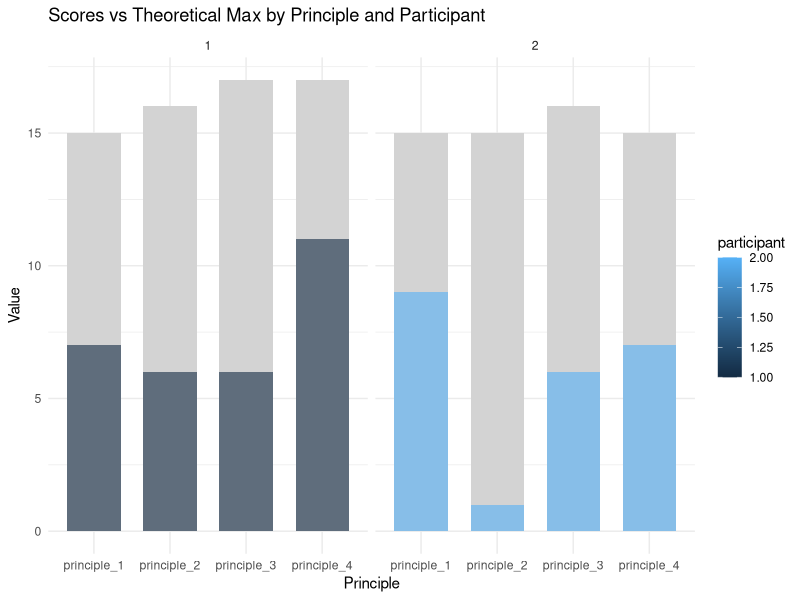

Reproduce this figure in R.
## ---- chunk 1
knitr::opts_chunk$set(echo = TRUE)

# Install packages if needed...
library(dplyr)
library(tidyr)
library(ggplot2)


## ---- chunk 2

# Set the path to your logfiles directory
file_path <- 'logfiles/'

# Get a list of all CSV files in the directory
files <- list.files(file_path, pattern = "*.csv", full.names = TRUE)

# Read and combine all CSV files into a single data frame
combined_data <- do.call(rbind, lapply(files, read.csv))

## ---- chunk 3

# Renaming and starting trial order from 1 instead of 0
combined_data$Trial_Number <- combined_data$X+1
combined_data$X <- NULL


# Remove "Pictures/" and ".mp4" from the Tactic column
combined_data$Tactic <- gsub("Pictures/|\\.mp4$", "", combined_data$Tactic)

mapping <- c(
  "1" = "Highest free man",
  "2" = "Link out",
  "3" = "Switch play to open lines",
  "4" = "Pass it over the opponent"
)

combined_data$Highest_Priority <- mapping[
  as.character(as.numeric(gsub(".*_(\\d+)$", "\\1", combined_data$Tactic)))
]


## ---- chunk 4
## Testing ## 

# generating toy data:
#highest_prio <- sample(1:4, 100, replace = TRUE)
#answer <- sample(c(round(runif(85,1,4),0),round(runif(15,5,8),0)))
#participant <- c(rep(1, 50), rep(2, 50))
highest_prio <- c(1,1,1,1,1,2,2,2,2,2,3,3,3,3,3,4,4,4,4,4,1,1,1,1,1,2,2,2,2,2,3,3,3,3,3,4,4,4,4,4)
answer <- c(2,1,1,3,1,2,2,2,4,3,3,5,6,3,4,4,4,4,6,7,1,1,1,1,1,5,5,5,2,3,6,8,3,3,3,4,4,4,7,7)
participant <- c(rep(1, 20), rep(2, 20))

test <- data.frame(participant,highest_prio,answer)
#table(highest_prio)
#table(answer)
#test %>% group_by(participant) %>% count(answer)
#test %>% group_by(participant, answer) %>% count(highest_prio)


## Max scores for each participant in 2 steps ## 

# Step 1: Calculate base max score for each highest_prio category
base_scores <- test %>%
  group_by(participant, highest_prio) %>%
  summarise(
    base_score = 3 * n(),  # 3 times the occurrence of each highest_prio
    .groups = 'drop'
  ) %>%
  rename(principle = highest_prio)


# Step 2: Add additional points for mismatches based on answer (non-first priority answers that's still considered 'good')
mismatch_scores <- test %>%
  filter(answer %in% c(2, 3, 4) & answer != highest_prio) %>%  # mismatches where answer is 2, 3, or 4
  group_by(participant, answer) %>%
  summarise(
    mismatch_score = n(),  # 1 point for each mismatch, counted per answer category
    .groups = 'drop'
  ) %>%
  rename(principle = answer)

# Combine base scores and mismatch scores 
# in long format
theoretical_max_scores_long <- base_scores %>%
  full_join(mismatch_scores, by = c("participant", "principle")) %>%
  mutate(
    max_score = base_score + coalesce(mismatch_score, 0)  # Add mismatch_score to base_score, replace NA with 0
  ) %>%
  select(participant, principle, max_score)

# converted to wide format
theoretical_max_scores_wide <- theoretical_max_scores_long %>% 
  pivot_wider(
    names_from = principle,
    values_from = max_score,
    names_prefix = "principle_",
    values_fill = list(total_score = 0)
  )




## ---- chunk 5

## Scoring ##

# Defining a mapping for penalty relationships for the principles
penalty_map <- c(`5` = 1, `6` = 2, `7` = 3, `8` = 4)

# Calculate scores in wide format
scores_wide <- test %>%
  rowwise() %>%
  mutate(
    # Case 1: highest_prio equals answer (3 points in that category)
    score = ifelse(highest_prio == answer, 3, 0),
    
    # Case 2: highest_prio is 1, 2, or 3, and answer is in {2, 3, 4} but not equal to highest_prio (1 point in answer's category)
    score = score + ifelse(highest_prio %in% 1:3 & answer %in% 2:4 & answer != highest_prio, 1, 0),
    
    # Case 3: answer is 5, 6, 7, or 8 (deduct 2 points in mapped category)
    score = score + ifelse(answer %in% 5:8, -2, 0),
    
    # Map category for Case 3's penalty
    score_category = case_when(
      highest_prio == answer ~ highest_prio,
      highest_prio %in% 1:3 & answer %in% 2:4 & answer != highest_prio ~ answer,
      answer %in% 5:8 ~ penalty_map[as.character(answer)]
    )
  ) %>%
  ungroup() %>%
  # Select and tally scores per participant and category
  group_by(participant, score_category) %>%
  summarise(total_score = sum(score, na.rm = TRUE), .groups = 'drop') %>%
  # Convert categories into separate columns
  pivot_wider(names_from = score_category, values_from = total_score, names_prefix = "principle_", values_fill = list(total_score = 0))


# Reshape scores to long format
scores_long <- scores_wide %>%
  pivot_longer(cols = starts_with("principle"),
               names_to = "principle",
               values_to = "score") 





## ---- chunk 6

## Results ##

# calculating the percentage score for each principle in wide format.
results_wide <- scores_wide
results_wide[, -1] <- round((scores_wide[, -1] / theoretical_max_scores_wide[, -1])*100,2)


# Converting to long format
results_long <- scores_long
results_long[, 3] <- round((scores_long[, 3] / theoretical_max_scores_long[, 3])*100,2)
results_long <- results_long %>% rename(percentage=score)



## ---- chunk 7

# converting max scores to long format with matching principle column.
theoretical_max_scores_long <- theoretical_max_scores_wide %>%
  pivot_longer(cols = starts_with("principle"),
               names_to = "principle",
               values_to = "max") 


# Combine the two long dataframes
data_long <- scores_long %>% full_join(theoretical_max_scores_long, by = c("participant", "principle")) %>% 
  full_join(results_long, by = c("participant", "principle"))


# Plot?
ggplot(data_long, aes(x = principle, fill = participant)) +
  geom_bar(aes(y = max), stat = "identity", fill = "lightgray", width = 0.7) +  # Background bar for theoretical max
  geom_bar(aes(y = score, fill = participant), stat = "identity", width = 0.7, alpha = 0.6) +  # Overlay bar for actual score
  facet_wrap(~participant) +
  labs(title = "Scores vs Theoretical Max by Principle and Participant",
       x = "Principle",
       y = "Value") +
  theme_minimal() 



